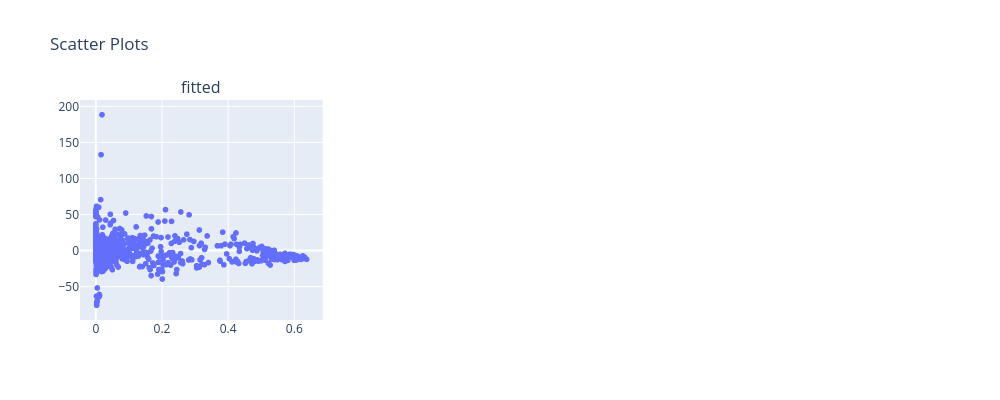

The notebook cell this image was saved under:
### Code cell
charters.scatter(
    residuals, target="pearson", features=["fitted"], sample_nbr=1000
)

### Figure 1 — Plotly figure (JSON) as saved in the notebook; plotly's stock layout.template omitted (floating-point values rounded to 4 significant figures; data arrays with more than 128 entries replaced by an {"elided": "..."} marker saying what was removed)
{"data": [{"mode": "markers", "name": "fitted", "type": "scattergl", "x": {"elided": "1000 float values"}, "xaxis": "x", "y": {"elided": "1000 float values"}, "yaxis": "y"}], "layout": {"annotations": [{"font": {"size": 16}, "showarrow": false, "text": "fitted", "x": 0.1444, "xanchor": "center", "xref": "paper", "y": 1, "yanchor": "bottom", "yref": "paper"}], "height": 400, "title": {"text": "Scatter Plots"}, "width": 1000, "xaxis": {"anchor": "y", "domain": [0, 0.2889]}, "xaxis2": {"anchor": "y2", "domain": [0.3556, 0.6444]}, "xaxis3": {"anchor": "y3", "domain": [0.7111, 1]}, "yaxis": {"anchor": "x", "domain": [0, 1]}, "yaxis2": {"anchor": "x2", "domain": [0, 1]}, "yaxis3": {"anchor": "x3", "domain": [0, 1]}}}
